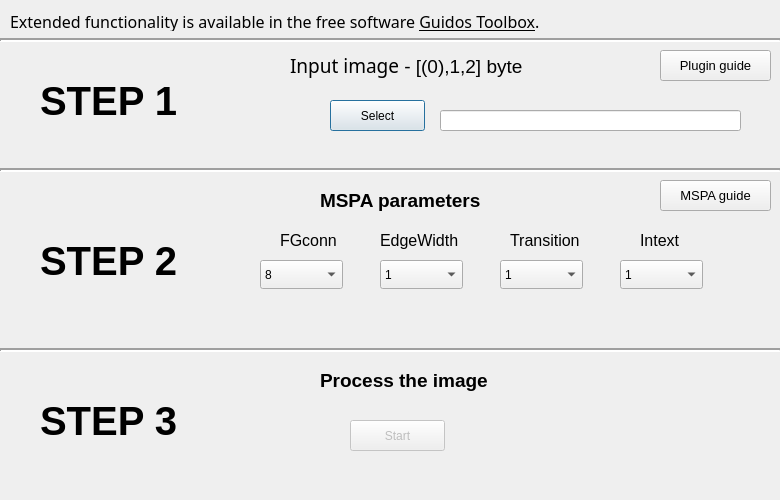
<?xml version="1.0" encoding="UTF-8"?>
<ui version="4.0">
 <class>MspaDialogBase</class>
 <widget class="QDialog" name="MspaDialogBase">
  <property name="windowModality">
   <enum>Qt::ApplicationModal</enum>
  </property>
  <property name="geometry">
   <rect>
    <x>0</x>
    <y>0</y>
    <width>780</width>
    <height>500</height>
   </rect>
  </property>
  <property name="windowTitle">
   <string>MSPA Plugin</string>
  </property>
  <property name="locale">
   <locale language="English" country="UnitedStates"/>
  </property>
  <widget class="QPushButton" name="selectButton">
   <property name="geometry">
    <rect>
     <x>330</x>
     <y>100</y>
     <width>95</width>
     <height>31</height>
    </rect>
   </property>
   <property name="text">
    <string>Select</string>
   </property>
  </widget>
  <widget class="Line" name="line_2">
   <property name="geometry">
    <rect>
     <x>0</x>
     <y>160</y>
     <width>781</width>
     <height>20</height>
    </rect>
   </property>
   <property name="lineWidth">
    <number>2</number>
   </property>
   <property name="orientation">
    <enum>Qt::Horizontal</enum>
   </property>
  </widget>
  <widget class="Line" name="line_3">
   <property name="geometry">
    <rect>
     <x>0</x>
     <y>340</y>
     <width>781</width>
     <height>20</height>
    </rect>
   </property>
   <property name="font">
    <font>
     <pointsize>11</pointsize>
     <weight>50</weight>
     <bold>false</bold>
    </font>
   </property>
   <property name="lineWidth">
    <number>2</number>
   </property>
   <property name="orientation">
    <enum>Qt::Horizontal</enum>
   </property>
  </widget>
  <widget class="QLabel" name="label_1">
   <property name="geometry">
    <rect>
     <x>40</x>
     <y>80</y>
     <width>141</width>
     <height>41</height>
    </rect>
   </property>
   <property name="font">
    <font>
     <pointsize>30</pointsize>
     <weight>75</weight>
     <bold>true</bold>
    </font>
   </property>
   <property name="text">
    <string>STEP 1</string>
   </property>
  </widget>
  <widget class="QLabel" name="label_2">
   <property name="geometry">
    <rect>
     <x>290</x>
     <y>50</y>
     <width>281</width>
     <height>31</height>
    </rect>
   </property>
   <property name="font">
    <font>
     <pointsize>14</pointsize>
     <weight>50</weight>
     <bold>false</bold>
    </font>
   </property>
   <property name="text">
    <string>&lt;font face=bold&gt;Input image&lt;/font&gt; - [(0),1,2] byte</string>
   </property>
  </widget>
  <widget class="QLabel" name="label_3">
   <property name="geometry">
    <rect>
     <x>40</x>
     <y>240</y>
     <width>141</width>
     <height>41</height>
    </rect>
   </property>
   <property name="font">
    <font>
     <pointsize>30</pointsize>
     <weight>75</weight>
     <bold>true</bold>
    </font>
   </property>
   <property name="text">
    <string>STEP 2</string>
   </property>
  </widget>
  <widget class="QLabel" name="label_4">
   <property name="geometry">
    <rect>
     <x>320</x>
     <y>190</y>
     <width>241</width>
     <height>21</height>
    </rect>
   </property>
   <property name="font">
    <font>
     <pointsize>14</pointsize>
     <weight>75</weight>
     <bold>true</bold>
    </font>
   </property>
   <property name="text">
    <string>MSPA parameters</string>
   </property>
  </widget>
  <widget class="QLabel" name="label_5">
   <property name="geometry">
    <rect>
     <x>40</x>
     <y>400</y>
     <width>141</width>
     <height>41</height>
    </rect>
   </property>
   <property name="font">
    <font>
     <pointsize>30</pointsize>
     <weight>75</weight>
     <bold>true</bold>
    </font>
   </property>
   <property name="text">
    <string>STEP 3</string>
   </property>
  </widget>
  <widget class="QLabel" name="label_6">
   <property name="geometry">
    <rect>
     <x>320</x>
     <y>370</y>
     <width>271</width>
     <height>21</height>
    </rect>
   </property>
   <property name="font">
    <font>
     <pointsize>14</pointsize>
     <weight>75</weight>
     <bold>true</bold>
    </font>
   </property>
   <property name="text">
    <string>Process the image</string>
   </property>
  </widget>
  <widget class="QPushButton" name="startButton">
   <property name="enabled">
    <bool>false</bool>
   </property>
   <property name="geometry">
    <rect>
     <x>350</x>
     <y>420</y>
     <width>95</width>
     <height>31</height>
    </rect>
   </property>
   <property name="text">
    <string>Start</string>
   </property>
  </widget>
  <widget class="QLineEdit" name="showPath">
   <property name="geometry">
    <rect>
     <x>440</x>
     <y>110</y>
     <width>301</width>
     <height>21</height>
    </rect>
   </property>
   <property name="frame">
    <bool>true</bool>
   </property>
   <property name="readOnly">
    <bool>true</bool>
   </property>
  </widget>
  <widget class="QComboBox" name="comboBox_1">
   <property name="geometry">
    <rect>
     <x>260</x>
     <y>260</y>
     <width>83</width>
     <height>29</height>
    </rect>
   </property>
   <property name="toolTip">
    <string>Foreground connectivity</string>
   </property>
   <item>
    <property name="text">
     <string>8</string>
    </property>
   </item>
   <item>
    <property name="text">
     <string>4</string>
    </property>
   </item>
  </widget>
  <widget class="QLabel" name="label_7">
   <property name="geometry">
    <rect>
     <x>280</x>
     <y>230</y>
     <width>61</width>
     <height>21</height>
    </rect>
   </property>
   <property name="font">
    <font>
     <pointsize>12</pointsize>
    </font>
   </property>
   <property name="toolTip">
    <string>Foreground connectivity</string>
   </property>
   <property name="text">
    <string>FGconn</string>
   </property>
  </widget>
  <widget class="QLabel" name="label_8">
   <property name="geometry">
    <rect>
     <x>380</x>
     <y>230</y>
     <width>81</width>
     <height>21</height>
    </rect>
   </property>
   <property name="font">
    <font>
     <pointsize>12</pointsize>
    </font>
   </property>
   <property name="toolTip">
    <string>Effective edge width</string>
   </property>
   <property name="text">
    <string>EdgeWidth</string>
   </property>
  </widget>
  <widget class="QLabel" name="label_9">
   <property name="geometry">
    <rect>
     <x>510</x>
     <y>230</y>
     <width>71</width>
     <height>21</height>
    </rect>
   </property>
   <property name="font">
    <font>
     <pointsize>12</pointsize>
    </font>
   </property>
   <property name="toolTip">
    <string>Transition flag</string>
   </property>
   <property name="text">
    <string>Transition</string>
   </property>
  </widget>
  <widget class="QLabel" name="label_10">
   <property name="geometry">
    <rect>
     <x>640</x>
     <y>230</y>
     <width>51</width>
     <height>21</height>
    </rect>
   </property>
   <property name="font">
    <font>
     <pointsize>12</pointsize>
    </font>
   </property>
   <property name="toolTip">
    <string>Internal flag</string>
   </property>
   <property name="text">
    <string>Intext</string>
   </property>
  </widget>
  <widget class="QComboBox" name="comboBox_2">
   <property name="geometry">
    <rect>
     <x>380</x>
     <y>260</y>
     <width>83</width>
     <height>29</height>
    </rect>
   </property>
   <property name="toolTip">
    <string>Effective edge width</string>
   </property>
   <property name="statusTip">
    <string/>
   </property>
   <item>
    <property name="text">
     <string>1</string>
    </property>
   </item>
   <item>
    <property name="text">
     <string>2</string>
    </property>
   </item>
   <item>
    <property name="text">
     <string>3</string>
    </property>
   </item>
   <item>
    <property name="text">
     <string>4</string>
    </property>
   </item>
   <item>
    <property name="text">
     <string>5</string>
    </property>
   </item>
  </widget>
  <widget class="QComboBox" name="comboBox_3">
   <property name="geometry">
    <rect>
     <x>500</x>
     <y>260</y>
     <width>83</width>
     <height>29</height>
    </rect>
   </property>
   <property name="toolTip">
    <string>Transition flag</string>
   </property>
   <item>
    <property name="text">
     <string>1</string>
    </property>
   </item>
   <item>
    <property name="text">
     <string>0</string>
    </property>
   </item>
  </widget>
  <widget class="QComboBox" name="comboBox_4">
   <property name="geometry">
    <rect>
     <x>620</x>
     <y>260</y>
     <width>83</width>
     <height>29</height>
    </rect>
   </property>
   <property name="toolTip">
    <string>Internal flag</string>
   </property>
   <item>
    <property name="text">
     <string>1</string>
    </property>
   </item>
   <item>
    <property name="text">
     <string>0</string>
    </property>
   </item>
  </widget>
  <widget class="Line" name="line">
   <property name="geometry">
    <rect>
     <x>0</x>
     <y>30</y>
     <width>781</width>
     <height>20</height>
    </rect>
   </property>
   <property name="lineWidth">
    <number>2</number>
   </property>
   <property name="orientation">
    <enum>Qt::Horizontal</enum>
   </property>
  </widget>
  <widget class="QLabel" name="label">
   <property name="geometry">
    <rect>
     <x>10</x>
     <y>10</y>
     <width>631</width>
     <height>21</height>
    </rect>
   </property>
   <property name="font">
    <font>
     <family>Sans Serif</family>
     <pointsize>12</pointsize>
     <italic>false</italic>
    </font>
   </property>
   <property name="text">
    <string>Extended functionality is available in the free software &lt;a href=&quot;https://forest.jrc.ec.europa.eu/en/activities/lpa/gtb/&quot;&gt;&lt;font color=black&gt;Guidos Toolbox&lt;/font&gt;&lt;/a&gt;.</string>
   </property>
   <property name="openExternalLinks">
    <bool>true</bool>
   </property>
  </widget>
  <widget class="QPushButton" name="pluginguideButton">
   <property name="geometry">
    <rect>
     <x>660</x>
     <y>50</y>
     <width>111</width>
     <height>31</height>
    </rect>
   </property>
   <property name="font">
    <font>
     <pointsize>10</pointsize>
    </font>
   </property>
   <property name="autoFillBackground">
    <bool>false</bool>
   </property>
   <property name="styleSheet">
    <string notr="true"/>
   </property>
   <property name="text">
    <string>Plugin guide</string>
   </property>
   <property name="iconSize">
    <size>
     <width>18</width>
     <height>18</height>
    </size>
   </property>
  </widget>
  <widget class="QPushButton" name="mspaguideButton">
   <property name="geometry">
    <rect>
     <x>660</x>
     <y>180</y>
     <width>111</width>
     <height>31</height>
    </rect>
   </property>
   <property name="font">
    <font>
     <pointsize>10</pointsize>
    </font>
   </property>
   <property name="text">
    <string>MSPA guide</string>
   </property>
   <property name="iconSize">
    <size>
     <width>18</width>
     <height>18</height>
    </size>
   </property>
  </widget>
 </widget>
 <resources/>
 <connections/>
</ui>
